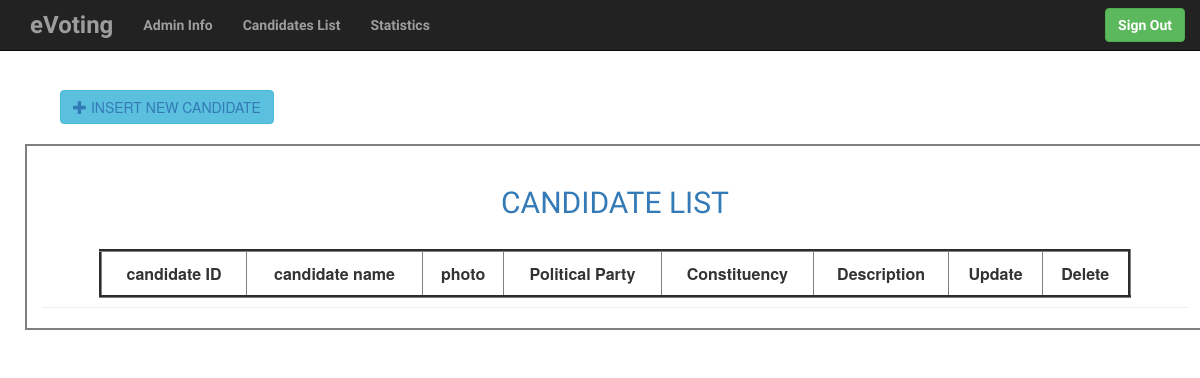
The app's page /candidates.php, older data.
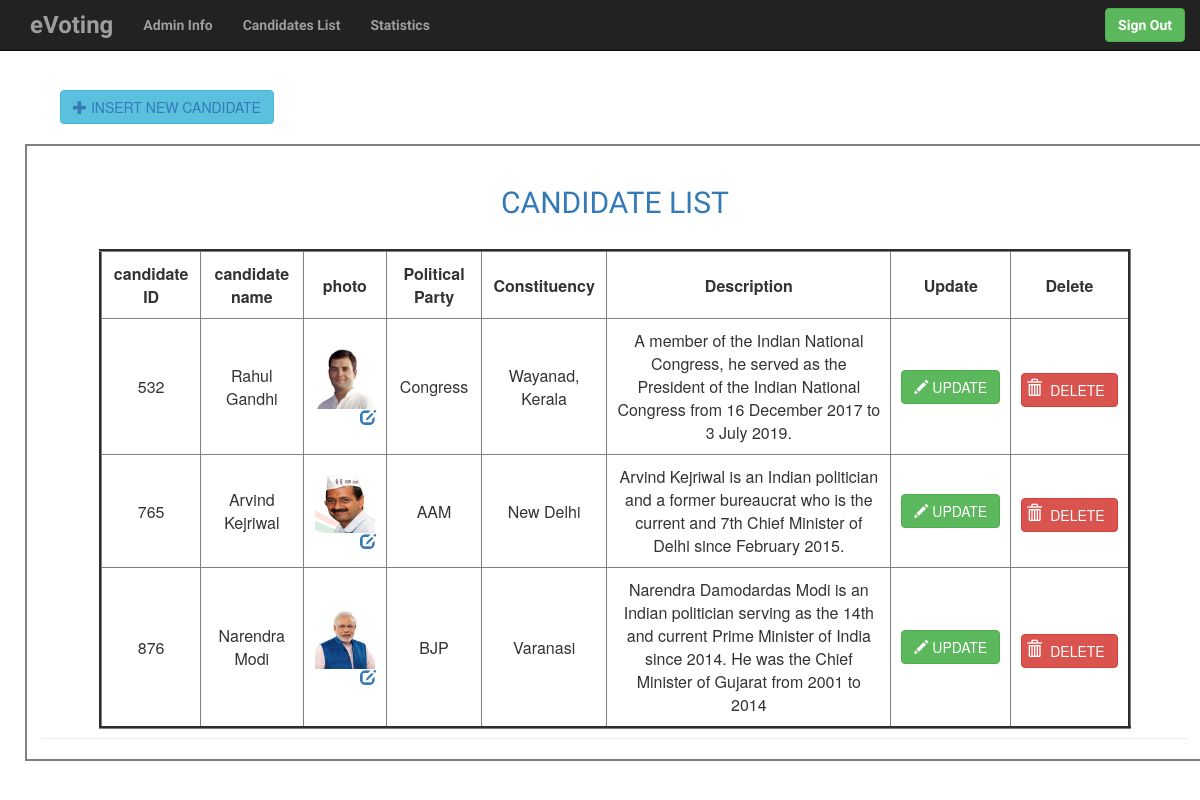
The same page, newer data.
### tables this page shows
CREATE TABLE `candidate` (
  `cid` int(11) NOT NULL,
  `cname` varchar(30) NOT NULL,
  `cphoto` varchar(200) NOT NULL,
  `party` varchar(30) NOT NULL,
  `const` varchar(30) NOT NULL,
  `body` varchar(500) NOT NULL,
  `count_vote` int(11) NOT NULL
);

### candidates.php (the view, shortened to what this page needs)
<?php
    $db_host = 'localhost';
    $db_username = 'root';
    $db_password = '';
    $db_name = 'onlinevoting';
    $conn = mysqli_connect($db_host,$db_username,$db_password,$db_name);
    $sql = "Select * from candidate";
    $result = mysqli_query($conn,$sql);
?>
<!DOCTYPE html>
<html lang="en">
  <head>
    <link href="css/bootstrap.min.css" rel="stylesheet">
  </head>
  <body>
  <div class="container">
  	<nav class="navbar navbar-default navbar-fixed-top navbar-inverse
    " role="navigation">
      <div class="container">
        <div class="navbar-header">
          <a href="#" class="navbar-brand headerFont text-lg"><strong>eVoting</strong></a>
        </div>
        <div class="collapse navbar-collapse" id="example-nav-collapse">
          <ul class="nav navbar-nav">
          <li><a href="adminlanding.php"><span class="subFont"><strong>Admin Info</strong></span></a></li>
             <li><a href="candidates.php"><span class="subFont"><strong>Candidates List</strong></span></a></li>
            <li><a href="statistics.php"><span class="subFont"><strong>Statistics</strong></span></a></li>
          </ul>
          <span class="normalFont"><a href="index.html" class="btn btn-success navbar-right navbar-btn"><strong>Sign Out</strong></a></span></button>
        </div>
      </div>
    </nav>
 <div class="container" style="padding:50px 30px 5px 30px;">
      <div class="row">
        <div class="col-sm-12">
            <button type="button" name="insert" class="btn btn-info"><a href="cinsert.php"><span class="glyphicon glyphicon-plus"></span> INSERT NEW CANDIDATE</button>
          </div>
        </div>
      </div>
    <center>
    <div class="container" style="padding:15px 10px 20px 10px ;">
      <div class="row">
        <div class="col-sm-12" style="border:2px solid gray;">
        <center>
          <div class="page-header">
            <h2 class="specialHead" ></span>CANDIDATE LIST</h2><br>
            <table style = "width:90%;border-collapse: collapse;" border="3px">
                <tr>
                <center>
                <th>candidate ID</th>
                <th>candidate name</th>
                <th>photo</th>
                <th>Political Party</th>
                <th>Constituency</th>
                <th>Description</th>
                <th>Update</th>
                <th>Delete</th>
                </tr>
                <?php while($row = mysqli_fetch_assoc($result)) { ?>
                    <tr>
                    <td><?php echo $row["cid"]; ?></td>
                    <td><?php echo $row["cname"]; ?></td>
                    <td><img src="<?php echo ('images/'.$row["cphoto"]); ?>" alt="img not found!" width="60px" height="60px" >
                        <a href='cupdatephoto.php?cid=<?php echo $row["cid"]; ?>' class='pull-right photo'><span class="glyphicon glyphicon-edit"></span></a></td>
                    <td><?php echo $row["party"]; ?></td>
                    <td><?php echo $row["const"]; ?></td>
                    <td><?php echo $row["body"]; ?></td>
                    <td>
                    <a href="cupdatedata.php?cid=<?php echo $row["cid"];?>" class="btn btn-success"><span class="glyphicon glyphicon-pencil"></span> UPDATE</a>
                    </td>
                    <td>
                    <form method="POST" action="candidates.php"><br>
                          <span class="icon-input-btn">
                            <i class="glyphicon glyphicon-trash"></i>
                            <input type="submit" value="DELETE" name="delete" class="btn btn-danger">
                          </span>
                    </form>
                    </td>
                    </tr>
                <?php } ?>
            </table>
          </div>
        </center>
      </div>
    </div>
  </div>
  </center>

### candidates.php (style rules this page uses)
table,th,td { text-align:center; padding: 10px; }
.headerFont { font-family: 'Ubuntu', sans-serif; font-size: 24px; }
.subFont { font-family: 'Raleway', sans-serif; font-size: 14px; }
.specialHead { font-family: 'Oswald', sans-serif; }
.normalFont { font-family: 'Roboto Condensed', sans-serif; }
.icon-input-btn { display: inline-block; position: relative; }
.icon-input-btn input[type="submit"] { padding-left: 2em; }
.icon-input-btn .glyphicon { display: inline-block; position: absolute; left: 0.3em; top: 24%; color:white; }

Row changes from the older to the newer data that the page shows:
added candidate: cid "532", cname "Rahul Gandhi", cphoto (picture), party "Congress", const "Wayanad, Kerala", body "A member of the Indian National Congress, he served as the President of the Indian National Congress from 16 December 2017 to 3 July 2019."
added candidate: cid "765", cname "Arvind Kejriwal", cphoto (picture), party "AAM", const "New Delhi", body "Arvind Kejriwal is an Indian politician and a former bureaucrat who is the current and 7th Chief Minister of Delhi since February 2015."
added candidate: cid "876", cname "Narendra Modi", cphoto (picture), party "BJP", const "Varanasi", body "Narendra Damodardas Modi is an Indian politician serving as the 14th and current Prime Minister of India since 2014. He was the Chief Minister of Gujarat from 2001 to 2014"
